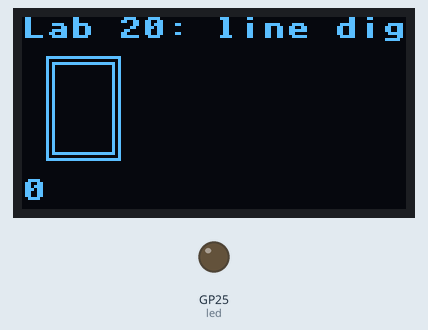
Bench run of a program on a simulated Raspberry Pi Pico running MicroPython. On the bench: 128×64 one-colour display, output pins drawn as LEDs (lit = HIGH). Library files of the repository ran but are not shown: ssd1306.py; pins used as bus, display or sensor lines are not drawn; what the program prints to the serial console is not drawn.

Above: at 0.1 s.
At 4.1 s:
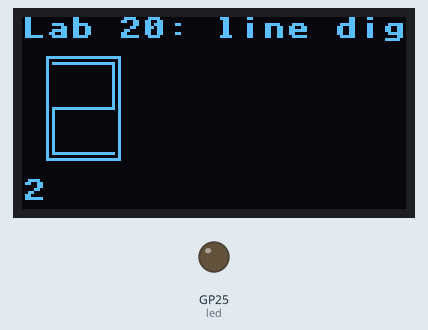
At 8.1 s:
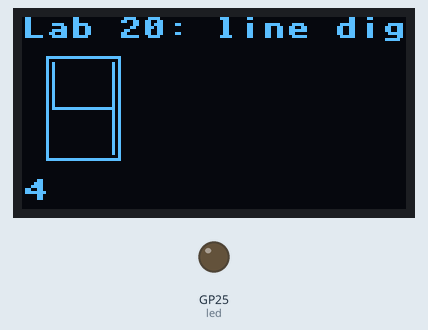
At 16.1 s:
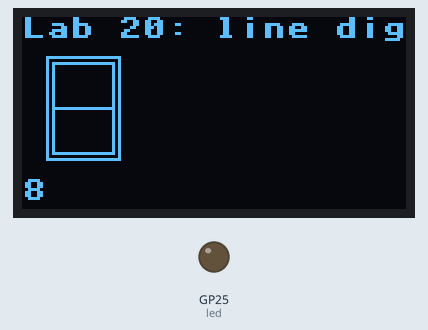
At 26.1 s:
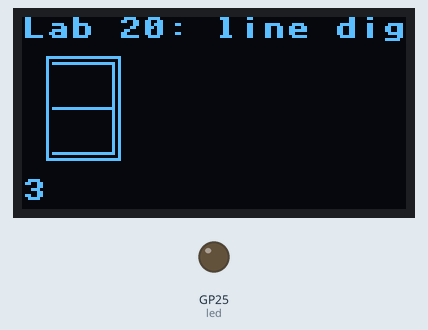
At 38.1 s:
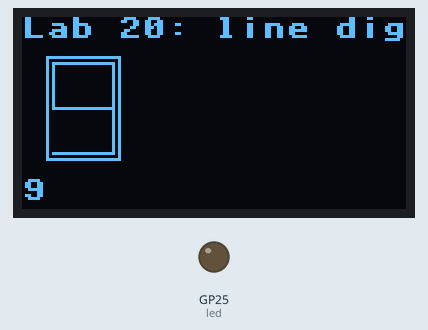

The program:

20-draw-digits-line.py
```python
# Lab 20: Draw Digits with just the line function
# this lab uses the line() function to draw the segments
import machine
import utime
import ssd1306
from utime import sleep, localtime
led = machine.Pin(25, machine.Pin.OUT)

SCL=machine.Pin(2) # SPI CLock
SDA=machine.Pin(3) # SPI Data
spi=machine.SPI(0, sck=SCL, mosi=SDA, baudrate=100000)

RES = machine.Pin(4)
DC = machine.Pin(5)
CS = machine.Pin(6)
WIDTH = 128
HEIGHT = 64

oled = ssd1306.SSD1306_SPI(WIDTH, HEIGHT, spi, DC, RES, CS)

segmentMapping = [
  #a, b, c, d, e, f, g
  [1, 1, 1, 1, 1, 1, 0], # 0
  [0, 1, 1, 0, 0, 0, 0], # 1
  [1, 1, 0, 1, 1, 0, 1], # 2
  [1, 1, 1, 1, 0, 0, 1], # 3
  [0, 1, 1, 0, 0, 1, 1], # 4
  [1, 0, 1, 1, 0, 1, 1], # 5
  [1, 0, 1, 1, 1, 1, 1], # 6
  [1, 1, 1, 0, 0, 0, 0], # 7
  [1, 1, 1, 1, 1, 1, 1], # 8
  [1, 1, 1, 1, 0, 1, 1]  # 9
];


# x and y are the center of the digit, size is the center to edge
def drawDigit(digit, x, y, width, height, color):
  # get a list of the segments that are on for this digit
  segmentOn = segmentMapping[digit];

  # Draw the horizontal segments: top, bottem, middle
  for i in [0, 3, 6]:
    if (segmentOn[i]):
      if (i==0): # top
          yOffset = 0
      if (i==3):
          yOffset = height # bottom element
      if (i==6):
          yOffset = height // 2 # middle line
      oled.line(x, y+yOffset, x + width, y+yOffset, 1)

  # Draw the vertical segments ur, lr, ll, ul
  for i in [1, 2, 4, 5]:
    if (segmentOn[i]) :
        # top two segments
        if (i==1 or i==5):
            startY = 0
            endY = height // 2
        if (i==2 or i==4):
            startY = height // 2
            endY = height
        # left segments
        if (i==4 or i==5): xOffset = 0
        # right segments
        if (i==1 or i==2): xOffset = width
        oled.line(x+xOffset, y+startY, x+xOffset, y+endY, 1)

x = 10 # upper left corner x
y = 15 # upper left corner y
w = 20 # digit width
h = 30 # digit height

while True:
    for i in range(0, 10):
        oled.fill(0)
        oled.text('Lab 20: line digit', 0, 0, 1)
        print(i)
        # create an outline one px away from the drawing region
        oled.rect(x-2, y-2, w+5, h+5, 1)
        # draw one digit
        drawDigit(i, x, y, w, h, 1)
        # draw a second digit
        #drawDigit(i, x + w + 4, w, h, t, 1)
        oled.text(str(i), 0, 54, 1)
        oled.show()
        sleep(2)
        oled.fill(0)
```

Measured:
- what the display in image 0 shows lasts 2.0 s, from 0.0 s to 2.0 s
